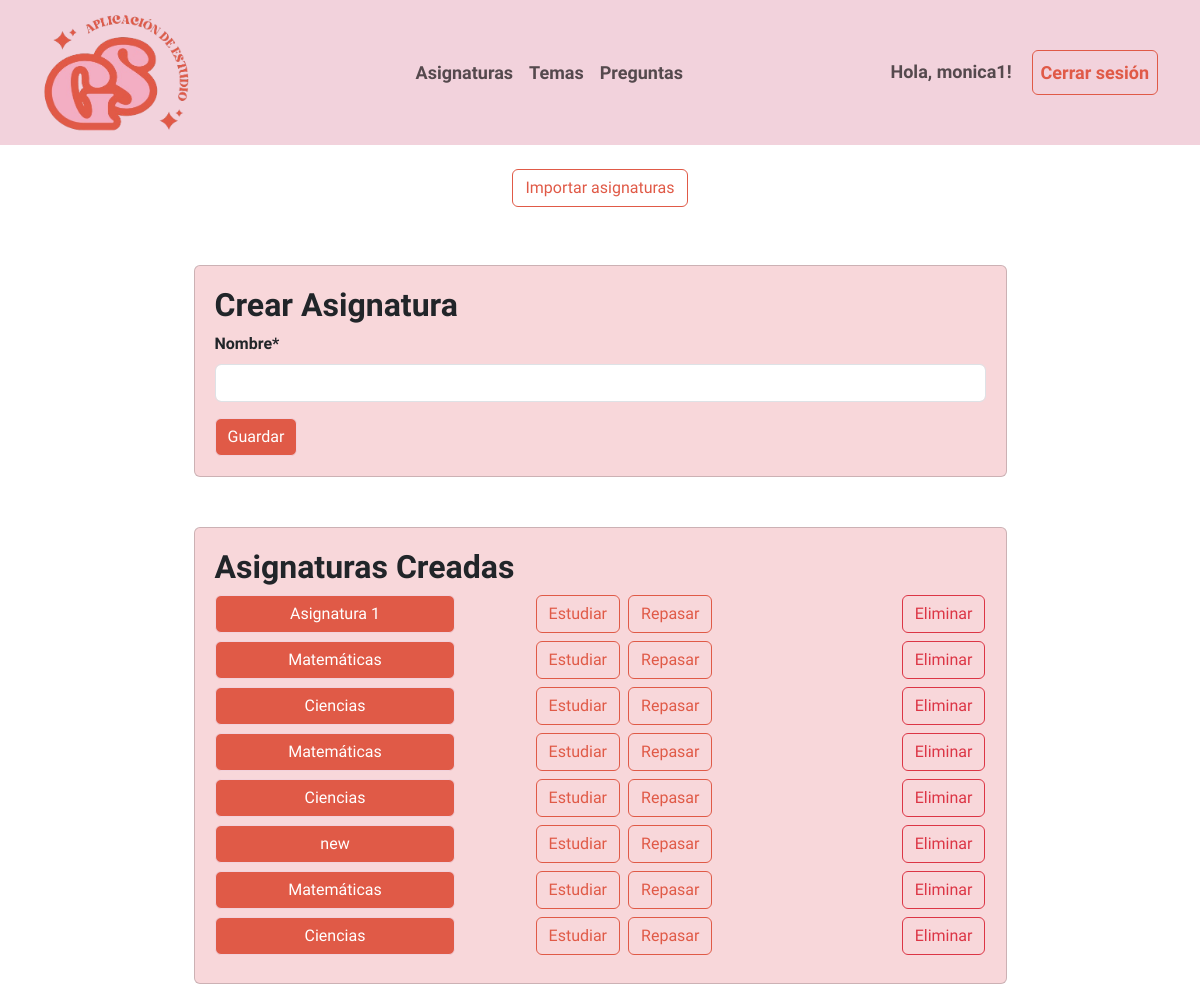
Screenshot of /quiz/crear-asignatura/ (signed in) with the database file from the repository.
### quiz/models.py (models this page shows, shortened)
class Asignatura(models.Model):
    nombre = models.CharField(max_length=100)
    usuario = models.ForeignKey(User, on_delete=models.CASCADE, related_name='asignaturas')

### quiz/views.py (the view)
# urls.py: path('crear-asignatura/', crear_asignatura, name='crear_asignatura'),
@login_required
def crear_asignatura(request):
    if request.method == 'POST':
        if 'file' in request.FILES:
            form_file = ImportFileForm(request.POST, request.FILES)
            if form_file.is_valid():
                return importar_asignaturas(request.FILES['file'], request.user)
        else:
            form = AsignaturaForm(request.POST)
            if form.is_valid():
                asignatura = form.save(commit=False)
                asignatura.usuario = request.user
                asignatura.save()
                return redirect('crear_asignatura')
    else:
        form = AsignaturaForm()
        form_file = ImportFileForm()
    asignaturas = Asignatura.objects.filter(usuario=request.user)
    return render(request, 'quiz/crear_asignatura.html', {
        'form': form,
        'form_file':form_file,
        'asignaturas': asignaturas})

### quiz/forms.py
class AsignaturaForm(forms.ModelForm):
    class Meta:
        model = Asignatura
        fields = ['nombre']

class ImportFileForm(forms.Form):
    file = forms.FileField()

### templates/quiz/crear_asignatura.html (shortened to what this page needs)
{% extends 'base.html' %}
{% load crispy_forms_tags %}
{% load static %}
{% block content %}
<div class="container custom-container-2">
    <div class="text-center mb-4">
        <button class="btn btn-outline-primary mb-2" type="button" data-bs-toggle="collapse" data-bs-target="#collapse_formulario" aria-expanded="false" aria-controls="collapse_formulario">
            Importar asignaturas
        </button>
    </div>
    <div class="card card-custom mb-4">
        <div class="card-body">
            <h2>Crear Asignatura</h2>
            <form method="post">
                {{ form.nombre|as_crispy_field }}
                <button type="submit" class="btn btn-primary">Guardar</button>
            </form>
        </div>
    </div>
    <div class="card card-custom mb-4">
        <div class="card-body">
            <h2>Asignaturas Creadas</h2>
            <div class="container-fluid px-0">
                {% for asignatura in asignaturas %}
                    <div class="row align-items-center mb-2">
                        <div class="col-12 col-md-4">
                            <a href="{% url 'vista_asignatura' asignatura.id %}" class="btn btn-primary w-100">{{ asignatura.nombre }}</a>
                        </div>
                        <div class="col-12 col-md-4">
                            <div class="d-flex justify-content-center justify-content-md-end">
                                <a href="{% url 'estudiar_asignatura' asignatura.id %}" class="btn btn-outline-primary me-2">Estudiar</a>
                                <a href="{% url 'repasar_asignatura' asignatura.id %}" class="btn btn-outline-primary me-2">Repasar</a>
                            </div>
                        </div>
                        <div class="col-12 col-md-4">
                            <div class="d-flex justify-content-center justify-content-md-end">
                                <form action="{% url 'eliminar_asignatura' asignatura.id %}" method="post" class="d-inline" onsubmit="return confirm('¿Estás seguro de que deseas eliminar la asignatura {{ asignatura.nombre|escapejs }}?');">
                                    <button type="submit" class="btn btn-outline-danger">Eliminar</button>
                                </form>
                            </div>
                        </div>
                    </div>
                {% empty %}
                    <div class="row">
                        <div class="col-12 text-center">
                            <p>No hay asignaturas creadas.</p>
                        </div>
                    </div>
                {% endfor %}
            </div>
        </div>
    </div>
</div>
{% endblock %}

### templates/base.html (shortened to what this page needs)
{% load static %}
<!DOCTYPE html>
<html lang="es">
<head>
    <link href="https://cdn.jsdelivr.net/npm/bootstrap@5.3.0/dist/css/bootstrap.min.css" rel="stylesheet">
    <link rel="stylesheet" href="{% static 'quiz/styles.css' %}">
    <link href="https://cdn.jsdelivr.net/npm/bootstrap-icons@1.10.3/font/bootstrap-icons.css" rel="stylesheet">
</head>
<body>
    <nav class="navbar navbar-expand-lg navbar-light">
        <div class="container">
            <a class="navbar-brand" href="/">
                <img class="logo_reducido" src="{% static 'quiz/img/logo_reducido.png' %}" alt="Logo">
            </a>
            <div class="collapse navbar-collapse" id="navbarNav">
                {% if user.is_authenticated %}
                <div class="navbar-nav ms-auto">
                    <a class="nav-item nav-link" href="{% url 'crear_asignatura' %}">Asignaturas</a>
                    <a class="nav-item nav-link" href="{% url 'crear_tema' %}">Temas</a>
                    <a class="nav-item nav-link" href="{% url 'crear_pregunta_con_respuestas' %}">Preguntas</a>
                </div>
                {% endif %}
                <div class="navbar-nav ms-auto">
                    {% if user.is_authenticated %}
                        <span class="navbar-text">Hola, {{ user.username }}!</span>
                        <a class="nav-item nav-link btn my-btn" href="{% url 'logout' %}">Cerrar sesión</a>
                    {% else %}
                        <a class="nav-item nav-link btn my-btn" href="{% url 'registrar_usuario' %}">Registrarse</a>
                        <a class="nav-item nav-link btn my-btn" href="{% url 'login' %}">Iniciar sesión</a>
                    {% endif %}
                </div>
            </div>
        </div>
    </nav>
    <div class="container mt-4">
        {% block content %}{% endblock %}
    </div>
</body>
</html>

### quiz/static/quiz/styles.css (style rules this page uses)
:root { --blanco: #FFFFFF; --naranja-quemado: #E05A47; --naranja-quemado-oscuro: #91392e; --rosa-claro: #F3AEC3; --rosa-muy-claro: #f2d2dc; }
body { font-family: "Questrial", sans-serif; font-weight: 400; font-style: normal; }
h1, h2 { font-weight:bolder; }
h3, label { font-weight: bold; }
.logo_reducido { max-width: 150px; }
.navbar { background-color: var(--rosa-muy-claro); font-weight: bold; font-size:large; }
.btn-primary , .btn-primary:active, .btn-check:checked+.btn, .btn.active, .btn.show, .btn:first-child:active, :not(.btn-check)+.btn:active { background-color: var(--naranja-quemado); border-color: var(--rosa-muy-claro); }
.btn-outline-primary, .btn-outline-primary:active { color: var(--naranja-quemado); border-color: var(--naranja-quemado); }
.my-btn, .my-btn:active { color: var(--naranja-quemado); border: 1px solid var(--naranja-quemado); margin-left: 20px; }
.card-custom { background-color: #f8d7da; margin-top: 50px }
.card-custom .card-body { padding: 20px; }
.custom-container-2 { width: 75%; }

### rows the page displays
Asignatura: nombre "Asignatura 1"
Asignatura: nombre "Matemáticas"
Asignatura: nombre "Ciencias"
Asignatura: nombre "Matemáticas"
Asignatura: nombre "Ciencias"
Asignatura: nombre "new"
Asignatura: nombre "Matemáticas"
Asignatura: nombre "Ciencias"

### other values shown
{{ user.username }} "monica1"
